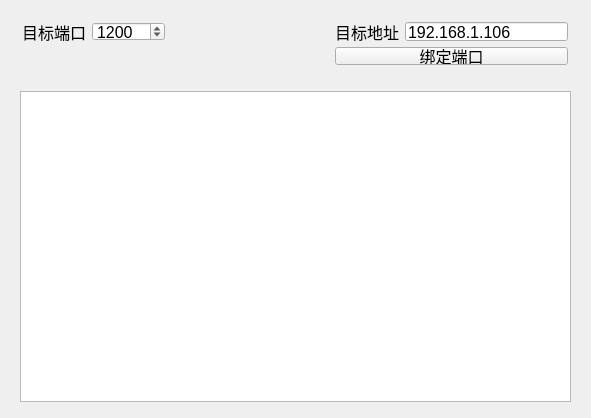
<?xml version="1.0" encoding="UTF-8"?>
<ui version="4.0">
 <class>Widget</class>
 <widget class="QWidget" name="Widget">
  <property name="geometry">
   <rect>
    <x>0</x>
    <y>0</y>
    <width>591</width>
    <height>418</height>
   </rect>
  </property>
  <property name="windowTitle">
   <string>Widget</string>
  </property>
  <widget class="QPlainTextEdit" name="plainTextEdit">
   <property name="geometry">
    <rect>
     <x>20</x>
     <y>91</y>
     <width>551</width>
     <height>311</height>
    </rect>
   </property>
  </widget>
  <widget class="QWidget" name="layoutWidget">
   <property name="geometry">
    <rect>
     <x>11</x>
     <y>11</y>
     <width>568</width>
     <height>65</height>
    </rect>
   </property>
   <layout class="QGridLayout" name="gridLayout">
    <item row="0" column="3">
     <widget class="QLabel" name="label_2">
      <property name="font">
       <font>
        <pointsize>12</pointsize>
       </font>
      </property>
      <property name="text">
       <string>目标地址</string>
      </property>
     </widget>
    </item>
    <item row="1" column="3" colspan="2">
     <widget class="QPushButton" name="pushButton">
      <property name="font">
       <font>
        <pointsize>12</pointsize>
       </font>
      </property>
      <property name="text">
       <string>绑定端口</string>
      </property>
     </widget>
    </item>
    <item row="0" column="4">
     <widget class="QLineEdit" name="lineEdit">
      <property name="font">
       <font>
        <pointsize>12</pointsize>
       </font>
      </property>
      <property name="text">
       <string>192.168.1.106</string>
      </property>
     </widget>
    </item>
    <item row="0" column="0">
     <widget class="QLabel" name="label">
      <property name="font">
       <font>
        <pointsize>12</pointsize>
       </font>
      </property>
      <property name="text">
       <string>目标端口</string>
      </property>
     </widget>
    </item>
    <item row="0" column="2">
     <spacer name="horizontalSpacer">
      <property name="orientation">
       <enum>Qt::Horizontal</enum>
      </property>
      <property name="sizeHint" stdset="0">
       <size>
        <width>121</width>
        <height>20</height>
       </size>
      </property>
     </spacer>
    </item>
    <item row="0" column="1">
     <widget class="QSpinBox" name="spinBox">
      <property name="font">
       <font>
        <pointsize>12</pointsize>
       </font>
      </property>
      <property name="maximum">
       <number>99999</number>
      </property>
      <property name="value">
       <number>1200</number>
      </property>
     </widget>
    </item>
   </layout>
  </widget>
 </widget>
 <layoutdefault spacing="6" margin="11"/>
 <resources/>
 <connections/>
</ui>
